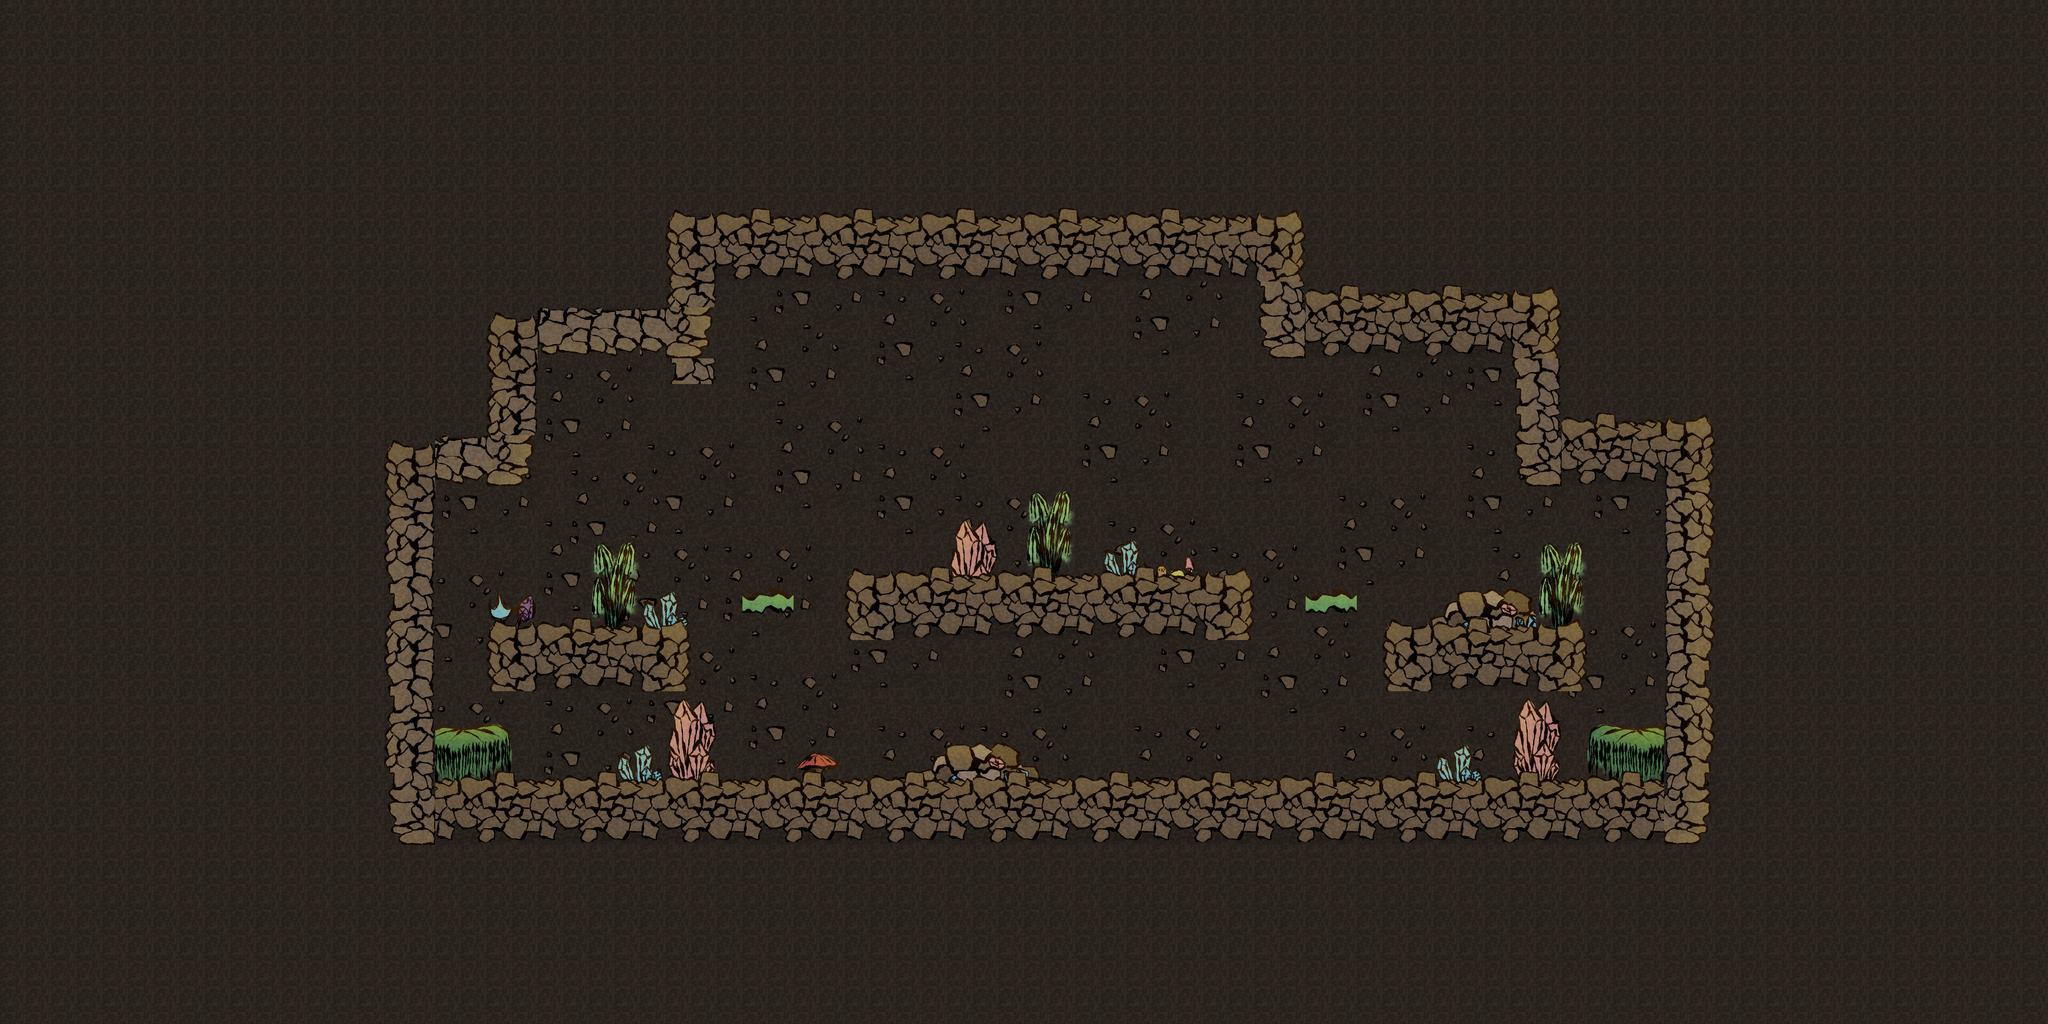

This is a level from a 2D game, rendered from its Tiled map with the project's own tilesets. A one-line summary and the map file follow, with tile-layer data summarised:
An orthogonal 80x40 tile map with 64x64 px tiles, 6 tile layers (cave wall, Back floor, Decor, Front floor, ...), 2 hidden layers not drawn, 4 tilesets and 21 objects.

<map version="1.10" tiledversion="1.11.0" orientation="orthogonal" renderorder="right-down" width="80" height="40" tilewidth="64" tileheight="64" infinite="0" nextlayerid="15" nextobjectid="558">
 <tileset firstgid="1" name="MapMetadata" tilewidth="32" tileheight="32" spacing="1" margin="1" tilecount="2" columns="2">
  <image source="MapMetadata.png" width="67" height="34" />
 </tileset>
 <tileset firstgid="3" name="Zone1" tilewidth="128" tileheight="128" tilecount="256" columns="16">
  <image source="../Backgrounds/level0Tileset 128 x 128 def.png" width="2048" height="2048" />
 </tileset>
 <tileset firstgid="259" name="unidad mesura" tilewidth="16" tileheight="16" tilecount="176" columns="22">
  <image source="unidad mesura.png" width="355" height="133" />
 </tileset>
 <tileset firstgid="435" name="level2CaveTileset 128 x 128" tilewidth="64" tileheight="64" tilecount="1024" columns="32">
  <image source="../Backgrounds/level2CaveTileset 128 x 128.png" width="2048" height="2048" />
 </tileset>
 <layer id="1" name="Map" width="80" height="40" visible="0">
  <properties>
   <property name="Draw" type="bool" value="true" />
  </properties>
  <data>[3200 cells, 0 non-empty, 0 distinct tile ids]</data>
 </layer>
 <layer id="13" name="cave wall" width="80" height="40">
  <properties>
   <property name="Draw" type="bool" value="true" />
  </properties>
  <data>[3200 cells, 3200 non-empty, 16 distinct tile ids]</data>
 </layer>
 <layer id="12" name="Back floor" width="80" height="40">
  <properties>
   <property name="Draw" type="bool" value="true" />
  </properties>
  <data>[3200 cells, 28 non-empty, 26 distinct tile ids]</data>
 </layer>
 <layer id="14" name="Decor" width="80" height="40">
  <properties>
   <property name="Draw" type="bool" value="true" />
  </properties>
  <data>[3200 cells, 98 non-empty, 44 distinct tile ids]</data>
 </layer>
 <layer id="11" name="Front floor" width="80" height="40">
  <properties>
   <property name="Draw" type="bool" value="true" />
  </properties>
  <data>[3200 cells, 475 non-empty, 56 distinct tile ids]</data>
 </layer>
 <layer id="10" name="Buildings" width="80" height="40" visible="0">
  <properties>
   <property name="Draw" type="bool" value="true" />
  </properties>
  <data>[3200 cells, 0 non-empty, 0 distinct tile ids]</data>
 </layer>
 <layer id="5" name="Collisions" width="80" height="40">
  <properties>
   <property name="Draw" type="bool" value="false" />
  </properties>
  <data>[3200 cells, 0 non-empty, 0 distinct tile ids]</data>
 </layer>
 <objectgroup id="8" name="Floor">
  <properties>
   <property name="Draw" type="bool" value="true" />
  </properties>
  <object id="499" x="1072" y="1968" width="3136" height="16" />
  <object id="545" x="4000" y="1840" width="208" height="16" />
  <object id="546" x="1040" y="1840" width="208" height="16" />
  <object id="547" x="2160" y="1456" width="944" height="16" />
  <object id="550" x="1264" y="1584" width="432" height="16" />
  <object id="551" x="3488" y="1584" width="448" height="16" />
  <object id="552" x="3264" y="1504" width="128" height="16" />
  <object id="553" x="1856" y="1504" width="128" height="16" />
  <object id="556" x="1228.05" y="1840.32" width="19.9091" height="142.182" />
  <object id="557" x="4000.05" y="1840.73" width="19.9091" height="142.182" />
 </objectgroup>
 <objectgroup id="9" name="Wall">
  <properties>
   <property name="Draw" type="bool" value="true" />
  </properties>
  <object id="496" x="1040" y="1168" width="32" height="816" />
  <object id="498" x="4176" y="1168" width="64" height="816" />
  <object id="505" x="1296" y="848" width="32" height="336" />
  <object id="510" x="1728" y="624" width="1472" height="32" />
  <object id="515" x="1328" y="848" width="432" height="32" />
  <object id="525" x="1040" y="1152" width="288" height="32" />
  <object id="533" x="1728" y="640" width="32" height="240" />
  <object id="538" x="3168" y="832" width="672" height="32" />
  <object id="539" x="3808" y="1168" width="432" height="32" />
  <object id="540" x="3808" y="784" width="32" height="416" />
  <object id="543" x="3168" y="576" width="32" height="272" />
 </objectgroup>
 <layer id="7" name="Navigation" width="80" height="40">
  <properties>
   <property name="Draw" type="bool" value="false" />
   <property name="Navigation" type="bool" value="true" />
  </properties>
  <data>[3200 cells, 0 non-empty, 0 distinct tile ids]</data>
 </layer>
</map>
